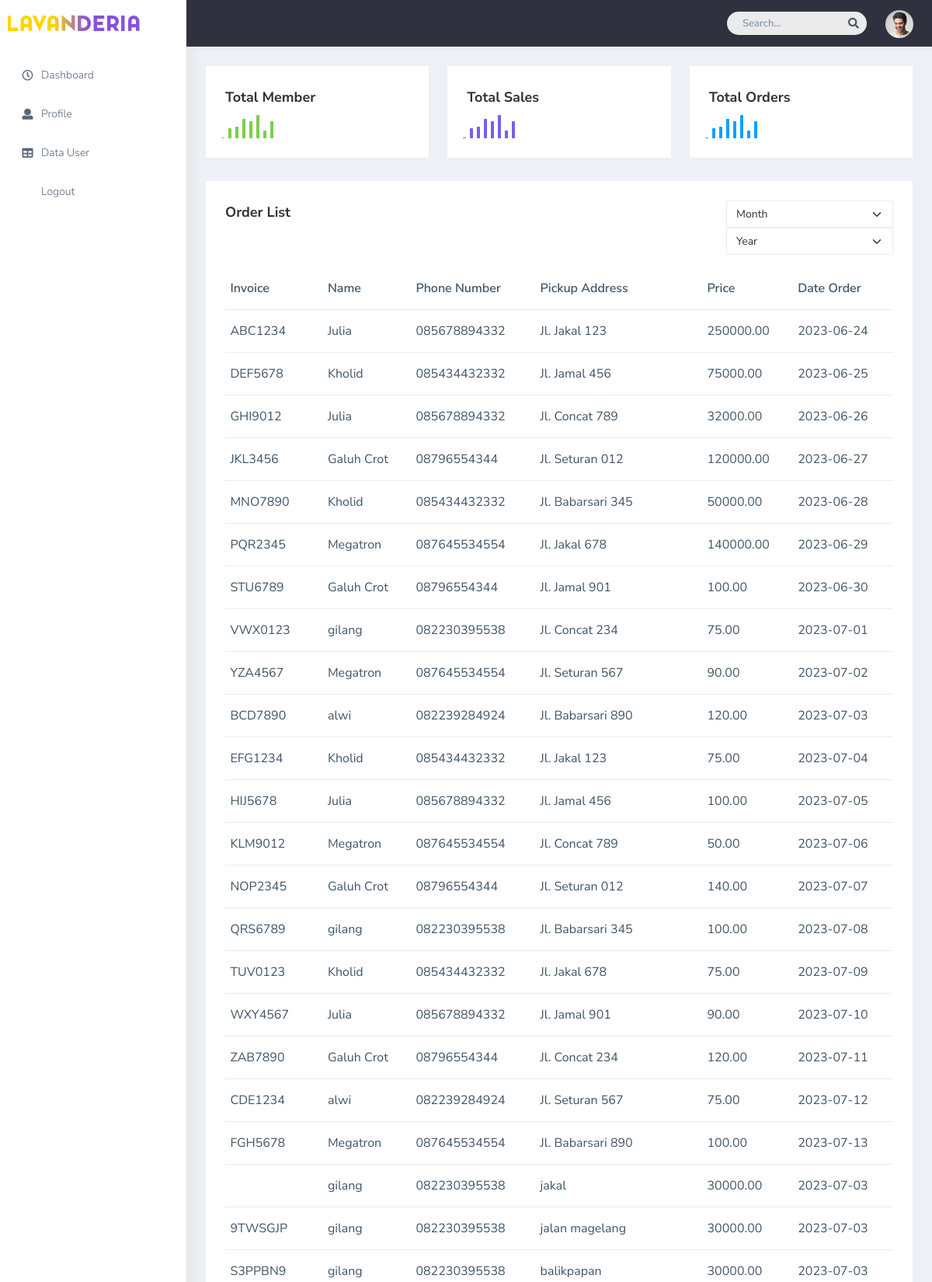
The app's page /kurir/kurir.php (upper part) with its own data.
### tables this page shows
CREATE TABLE `laundry_orders` (
  `order_id` int(100) NOT NULL,
  `customer_id` int(11) DEFAULT NULL,
  `order_date` date DEFAULT NULL,
  `order_status` enum('waiting','in_process','ready_to_ship','done') DEFAULT NULL,
  `payment_method` enum('Gopay','OVO','Dana','cash') DEFAULT NULL,
  `payment_status` enum('pending','paid') DEFAULT NULL,
  `total_weight` decimal(10,2) DEFAULT NULL,
  `total_cost` decimal(10,2) DEFAULT NULL,
  `pickup_date` date DEFAULT NULL,
  `delivery_date` date DEFAULT NULL,
  `alamat` varchar(100) NOT NULL,
  `nota` varchar(100) NOT NULL,
  `pewangi` varchar(100) NOT NULL
);

CREATE TABLE `users` (
  `user_id` int(11) NOT NULL,
  `password` varchar(255) DEFAULT NULL,
  `email` varchar(255) DEFAULT NULL,
  `role` enum('admin','courier','customer') DEFAULT NULL,
  `name` varchar(255) DEFAULT NULL,
  `phn_num` varchar(20) DEFAULT NULL,
  `address` varchar(255) DEFAULT NULL,
  `image` varchar(200) NOT NULL
);

### kurir/kurir.php (the view, shortened to what this page needs)
<?php
include '../koneksi.php';
?>
<!DOCTYPE html>
<html dir="ltr" lang="en">
  <head>
    <link
      href="plugins/bower_components/chartist/dist/chartist.min.css"
      rel="stylesheet"
    />
    <link
      rel="stylesheet"
      href="plugins/bower_components/chartist-plugin-tooltips/dist/chartist-plugin-tooltip.css"
    />
    <link href="css/style.min.css" rel="stylesheet" />
  </head>
  <body>
    <div
      id="main-wrapper"
      data-layout="vertical"
      data-navbarbg="skin5"
      data-sidebartype="full"
      data-sidebar-position="absolute"
      data-header-position="absolute"
      data-boxed-layout="full"
    >
      <header class="topbar" data-navbarbg="skin5">
        <nav class="navbar top-navbar navbar-expand-md navbar-dark">
          <div class="navbar-header" data-logobg="skin6">
            <a class="navbar-brand" href="dashboard.php">
              <b class="logo-icon">
                <img src="Logo.png" alt="homepage" />
              </b>
            </a>
          </div>
          <div
            class="navbar-collapse collapse"
            id="navbarSupportedContent"
            data-navbarbg="skin5"
          >
            <ul class="navbar-nav ms-auto d-flex align-items-center">
              <li class="in">
                <form role="search" class="app-search d-none d-md-block me-3">
                  <input
                    type="text"
                    placeholder="Search..."
                    class="form-control mt-0"
                  />
                  <a href="" class="active">
                    <i class="fa fa-search"></i>
                  </a>
                </form>
              </li>
              <li>
                <a class="profile-pic" href="#">
                  <img
                    src="plugins/images/users/varun.jpg"
                    alt="user-img"
                    width="36"
                    class="img-circle"
                  /><span class="text-white font-medium"><?php echo $name; ?></span></a
                >
              </li>
            </ul>
          </div>
        </nav>
      </header>
      <aside class="left-sidebar" data-sidebarbg="skin6">
        <div class="scroll-sidebar">
          <nav class="sidebar-nav">
            <ul id="sidebarnav">
              <li class="sidebar-item pt-2">
                <a
                  class="sidebar-link waves-effect waves-dark sidebar-link"
                  href="dashboard.php"
                  aria-expanded="false"
                >
                  <i class="far fa-clock" aria-hidden="true"></i>
                  <span class="hide-menu">Dashboard</span>
                </a>
              </li>
              <li class="sidebar-item">
                <a
                  class="sidebar-link waves-effect waves-dark sidebar-link"
                  href="profile.php"
                  aria-expanded="false"
                >
                  <i class="fa fa-user" aria-hidden="true"></i>
                  <span class="hide-menu">Profile</span>
                </a>
              </li>
              <li class="sidebar-item">
                <a
                  class="sidebar-link waves-effect waves-dark sidebar-link"
                  href="basic-table.php"
                  aria-expanded="false"
                >
                  <i class="fa fa-table" aria-hidden="true"></i>
                  <span class="hide-menu">Data User</span>
                </a>
              </li>
              <li class="sidebar-item">
                <a
                  class="sidebar-link waves-effect waves-dark sidebar-link"
                  href="../controller_logout.php"
                  aria-expanded="false"
                >
                  <span class="hide-menu">Logout</span>
                </a>
              </li>
            </ul>
          </nav>
        </div>
      </aside>
      <div class="page-wrapper">
        <div class="container-fluid">
          <div class="row justify-content-center">
            <div class="col-lg-4 col-md-12">
              <div class="white-box analytics-info">
                <h3 class="box-title">Total Member
                </h3>
                <ul class="list-inline two-part d-flex align-items-center mb-0">
                  <li>
                    <div id="sparklinedash">
                    </div>
                  </li>
                </ul>
              </div>
            </div>
            <div class="col-lg-4 col-md-12">
              <div class="white-box analytics-info">
                <h3 class="box-title">Total Sales
                </h3>
                <ul class="list-inline two-part d-flex align-items-center mb-0">
                  <li>
                    <div id="sparklinedash2">
                    </div>
                  </li>
                </ul>
              </div>
            </div>
            <div class="col-lg-4 col-md-12">
              <div class="white-box analytics-info">
                <h3 class="box-title">Total Orders</h3>
                <ul class="list-inline two-part d-flex align-items-center mb-0">
                  <li>
                    <div id="sparklinedash3">
                    </div>
                  </li>
                </ul>
              </div>
            </div>
          </div>
          <div class="row">
            <div class="col-md-12 col-lg-12 col-sm-12">
              <div class="white-box">
                <div class="d-md-flex mb-3">
                  <h3 class="box-title mb-0">Order List</h3>
                  <div class="col-md-3 col-sm-4 col-xs-6 ms-auto" >
                      <select name
                      th" class="form-select shadow-none border-top">
                      <option>Month</option>
                    </select>
                    <select name = "year" class="form-select shadow-none  border-top">
                      <option>Year</option>
                    </select>
                  </div>
                </div>
                <div class="table-responsive">
                  <table class="table no-wrap">
                    <thead>
                      <tr>
                        <th class="border-top-0">Invoice</th>
                        <th class="border-top-0">Name</th>
                        <th class="border-top-0">Phone Number</th>
                        <th class="border-top-0">Pickup Address</th>
                        <th class="border-top-0">Price</th>
                        <th class="border-top-0">Date Order</th>
                      </tr>
                    </thead>
                    <tbody>
                    <?php
                    $sql = "SELECT laundry_orders.*, users.name, users.phn_num
                    FROM laundry_orders
                    JOIN users ON laundry_orders.customer_id = users.user_id;
                    ";
                    $hasil = $koneksi->query($sql);
                    if ($hasil->num_rows > 0) {
                      while ($baris = $hasil->fetch_assoc()) {
                                      $name = $baris['name'];
                                      $phone = $baris['phn_num'];
                                      $address =$baris['alamat'];
                                      $price = $baris['total_cost'];
                                      $nota = $baris['nota'];
                                      $pickup_date = $baris['pickup_date'];
                                      echo "<tr><td>$nota</td>";
                                      echo "<td>$name</td>
                                      <td>$phone</td>
                                      <td>$address</td>
                                      <td>$price</td>
                                      <td>$pickup_date</td>";
                                      ?>
                                      </tr>
                                    </tbody>
                                    <?php
                      }
                      echo "</table>";
                    } else {
                            echo "Data tidak ditemukan";
                    }
                ?>
                </div>
              </div>
            </div>
          </div>
      </div>
    </div>
  </body>
</html>

### records on screen
laundry_orders: nota "ABC1234", users.name "Julia", users.phn_num "085678894332", alamat "Jl. Jakal 123", total_cost "250000.00", pickup_date "2023-06-24"
laundry_orders: nota "DEF5678", users.name "Kholid", users.phn_num "085434432332", alamat "Jl. Jamal 456", total_cost "75000.00", pickup_date "2023-06-25"
laundry_orders: nota "GHI9012", users.name "Julia", users.phn_num "085678894332", alamat "Jl. Concat 789", total_cost "32000.00", pickup_date "2023-06-26"
laundry_orders: nota "JKL3456", users.name "Galuh Crot", users.phn_num "08796554344", alamat "Jl. Seturan 012", total_cost "120000.00", pickup_date "2023-06-27"
laundry_orders: nota "MNO7890", users.name "Kholid", users.phn_num "085434432332", alamat "Jl. Babarsari 345", total_cost "50000.00", pickup_date "2023-06-28"
laundry_orders: nota "PQR2345", users.name "Megatron", users.phn_num "087645534554", alamat "Jl. Jakal 678", total_cost "140000.00", pickup_date "2023-06-29"
laundry_orders: nota "STU6789", users.name "Galuh Crot", users.phn_num "08796554344", alamat "Jl. Jamal 901", total_cost "100.00", pickup_date "2023-06-30"
laundry_orders: nota "VWX0123", users.name "gilang", users.phn_num "082230395538", alamat "Jl. Concat 234", total_cost "75.00", pickup_date "2023-07-01"
laundry_orders: nota "YZA4567", users.name "Megatron", users.phn_num "087645534554", alamat "Jl. Seturan 567", total_cost "90.00", pickup_date "2023-07-02"
laundry_orders: nota "BCD7890", users.name "alwi", users.phn_num "082239284924", alamat "Jl. Babarsari 890", total_cost "120.00", pickup_date "2023-07-03"
laundry_orders: nota "EFG1234", users.name "Kholid", users.phn_num "085434432332", alamat "Jl. Jakal 123", total_cost "75.00", pickup_date "2023-07-04"
laundry_orders: nota "HIJ5678", users.name "Julia", users.phn_num "085678894332", alamat "Jl. Jamal 456", total_cost "100.00", pickup_date "2023-07-05"
laundry_orders: nota "KLM9012", users.name "Megatron", users.phn_num "087645534554", alamat "Jl. Concat 789", total_cost "50.00", pickup_date "2023-07-06"
laundry_orders: nota "NOP2345", users.name "Galuh Crot", users.phn_num "08796554344", alamat "Jl. Seturan 012", total_cost "140.00", pickup_date "2023-07-07"
laundry_orders: nota "QRS6789", users.name "gilang", users.phn_num "082230395538", alamat "Jl. Babarsari 345", total_cost "100.00", pickup_date "2023-07-08"
laundry_orders: nota "TUV0123", users.name "Kholid", users.phn_num "085434432332", alamat "Jl. Jakal 678", total_cost "75.00", pickup_date "2023-07-09"
laundry_orders: nota "WXY4567", users.name "Julia", users.phn_num "085678894332", alamat "Jl. Jamal 901", total_cost "90.00", pickup_date "2023-07-10"
laundry_orders: nota "ZAB7890", users.name "Galuh Crot", users.phn_num "08796554344", alamat "Jl. Concat 234", total_cost "120.00", pickup_date "2023-07-11"
laundry_orders: nota "CDE1234", users.name "alwi", users.phn_num "082239284924", alamat "Jl. Seturan 567", total_cost "75.00", pickup_date "2023-07-12"
laundry_orders: nota "FGH5678", users.name "Megatron", users.phn_num "087645534554", alamat "Jl. Babarsari 890", total_cost "100.00", pickup_date "2023-07-13"
laundry_orders: users.name "gilang", users.phn_num "082230395538", alamat "jakal", total_cost "30000.00", pickup_date "2023-07-03"
laundry_orders: nota "9TWSGJP", users.name "gilang", users.phn_num "082230395538", alamat "jalan magelang", total_cost "30000.00", pickup_date "2023-07-03"
laundry_orders: nota "S3PPBN9", users.name "gilang", users.phn_num "082230395538", alamat "balikpapan", total_cost "30000.00", pickup_date "2023-07-03"
